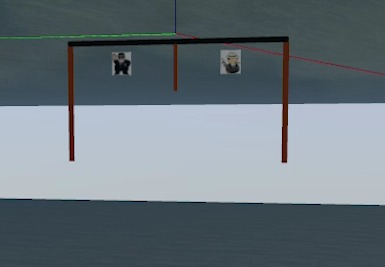
//> input picture gate_mid_point/gate.jpeg, 385 x 267 px
$ ./sampleCode   (built with g++ and OpenCV 4)
//> lines starting //> are read from the running program, lines starting //| are printed output that depends on the picture; after the words box and inside, x2 and y2 are one past the last pixel; in counts of white or black regions, pixels touching at a corner belong together
#include<opencv2/highgui.hpp>
#include<opencv2/imgcodecs.hpp>
#include<opencv2/imgproc.hpp>
#include<iostream>
#include<vector>

using namespace std;
using namespace cv;

void getContours(Mat imgDil, Mat img) {

	vector<vector<Point>> contours;
	vector<Vec4i> heirachy;
	findContours(imgDil, contours, heirachy, RETR_EXTERNAL, CHAIN_APPROX_SIMPLE);

	vector<vector<Point>> conPoly(contours.size());
	vector<Rect> boundRect(contours.size());
	Point r, l, r2;
	for (int i = 0; i < contours.size(); i++) {

		int area = contourArea(contours[i]);
		if (area > 5 && area < 7) {
			//cout << area << endl;
			float peri = arcLength(contours[i], true);
			approxPolyDP(contours[i], conPoly[i], 0.02 * peri, true);

			//drawContours(img, conPoly, i, Scalar(255, 0, 255), 1);
			//cout << conPoly[i].size() << endl;
			boundRect[i] = boundingRect(conPoly[i]);
			r2 = boundRect[i].br();

			//rectangle(img, boundRect[i].tl(), boundRect[i].br(), Scalar(0, 255, 0), 4);


		}
		else if (area > 500) {
			float peri = arcLength(contours[i], true);
			approxPolyDP(contours[i], conPoly[i], 0.02 * peri, true);

			//drawContours(img, conPoly, i, Scalar(255, 0, 255), 1);
			//cout << conPoly[i].size() << endl;
			boundRect[i] = boundingRect(conPoly[i]);
			r = boundRect[i].br();
			l = boundRect[i].tl();


			//rectangle(img, boundRect[i].tl(), boundRect[i].br(), Scalar(0, 255, 0), 4);


		}
	}
	int midL = (l.x + r.x) / 2;
	int midR = (l.y + r2.y) / 2;
	rectangle(img, l, Point(r.x, r2.y), Scalar(0, 255, 0), 4);
	circle(img, Point(midL, midR), 5, Scalar(255, 0, 0), FILLED);


}
int main()
{
	Mat imgGray, imgBlur, imgDil, imgCanny;

	string path = "gate.jpeg";
	Mat img = imread(path);
//> img is the input picture: 267 rows x 385 cols, CV_8UC3; mean B, G, R 123.7, 116.3, 104.5
	cvtColor(img, imgGray, COLOR_BGR2GRAY);
	GaussianBlur(imgGray, imgBlur, Size(3, 3), 3, 0);
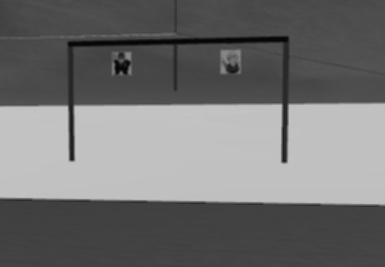
//> imgBlur: 267 rows x 385 cols, CV_8UC1; min 4, max 197, mean 113.5
	Canny(imgBlur, imgCanny, 25, 75);
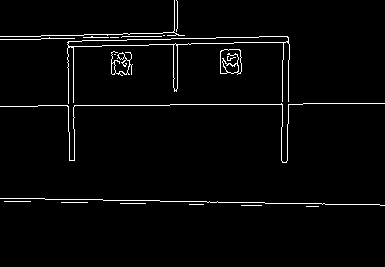
//> imgCanny: 267 rows x 385 cols, CV_8UC1; 2.6% white in thin lines or dots, all inside (x1, y1, x2, y2) = (0, 0, 385, 207)
	Mat kernel = getStructuringElement(MORPH_RECT, Size(3, 3));
	dilate(imgCanny, imgDil, kernel);
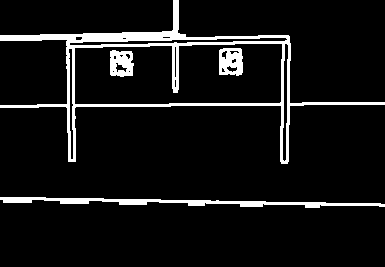
//> imgDil: 267 rows x 385 cols, CV_8UC1; 7.9% white; 4 white regions

	getContours(imgCanny, img);
//> in getContours, `findContours(imgDil, contours, heirachy, RETR_EXTERNAL, CHAIN_APPROX_S..`: contours = 19 contours, 16 with area under 20; largest, box (x1, y1, x2, y2) and area: (67, 36, 290, 104) 1396, (220, 49, 242, 75) 476, (111, 51, 133, 76) 88
//> in getContours, `vector<vector<Point>> conPoly(contours.size());`: conPoly = 19 empty contours
//> the loop in getContours, `for (int i = 0; i < contours.size(); i++)` made 19 passes
//> (area, peri, r, l) on pass 14: (1396, 1017.8, Point(289, 104), Point(68, 37))
//> area on passes 10 to 11: 88, 476
//> in getContours, `int midL = (l.x + r.x) / 2;`: midL = 178
//> in getContours, `int midR = (l.y + r2.y) / 2;`: midR = 100
//> in getContours, `rectangle(img, l, Point(r.x, r2.y), Scalar(0, 255, 0), 4);`:
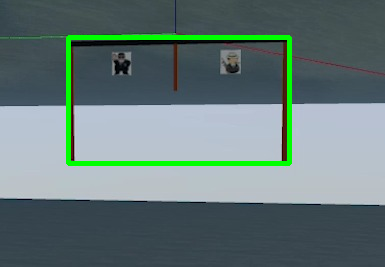
//> img: 267 rows x 385 cols, CV_8UC3; 3.36% of pixels changed, all inside (x1, y1, x2, y2) = (66, 35, 292, 166)
//> in getContours, `circle(img, Point(midL, midR), 5, Scalar(255, 0, 0), FILLED);`: img: 267 rows x 385 cols, CV_8UC3; 0.08% of pixels changed, all inside (x1, y1, x2, y2) = (173, 95, 184, 106)

	imshow("Image", img);
	//imshow("Image canny", imgCanny);
	//imshow("Image dil", imgDil);
	waitKey(0);

	return 0;
}
